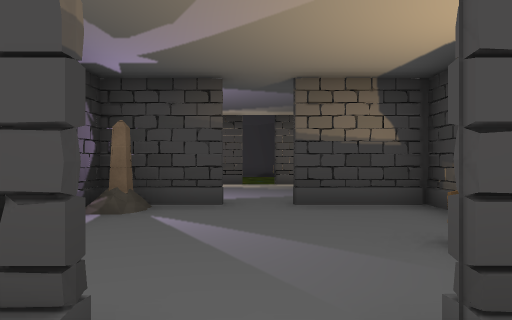
view 1 (above)

24 first-person views from a walk through a Unity game level. The camera is 1.4 m above the floor, looks level and sees 70° across. The floor is counted in squares, 2 m on a side. Each view is taken from the middle of a square. On the plan, view 1 faces up. The plan holds only what a view shows up to about 11 squares ahead; the rest is blank. The place goes on beyond the plan. The player is left out. Some animated figures are left out.

view 2
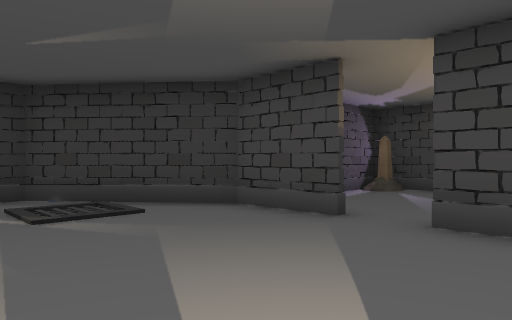

view 3
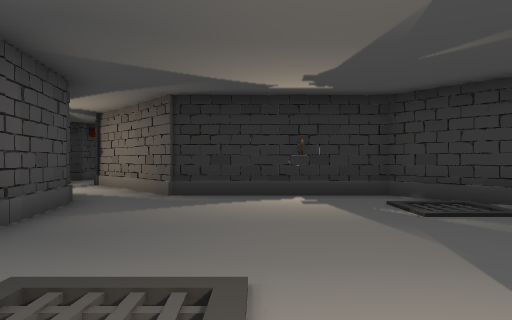

view 4
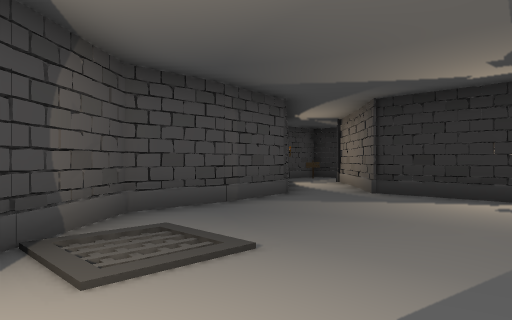

view 5
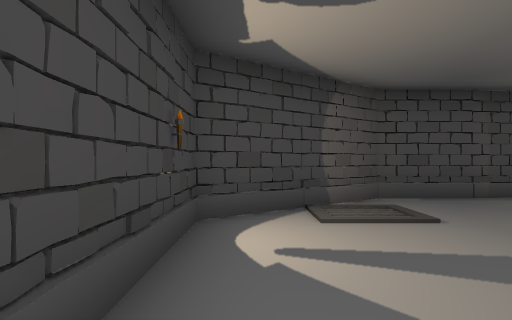

view 6
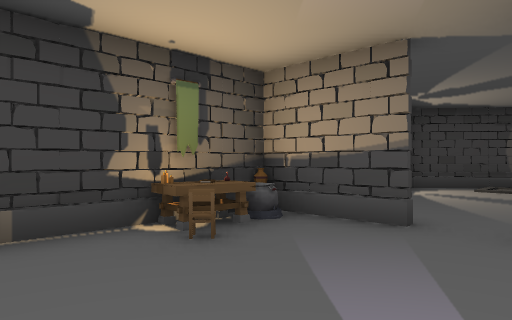

view 7
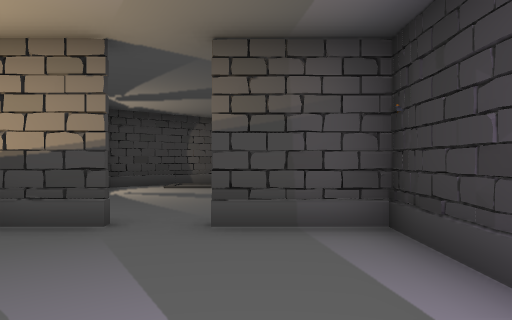

view 8
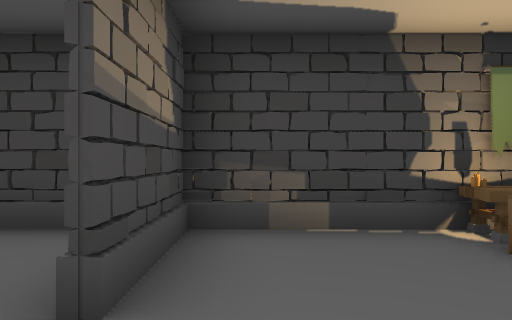

view 9
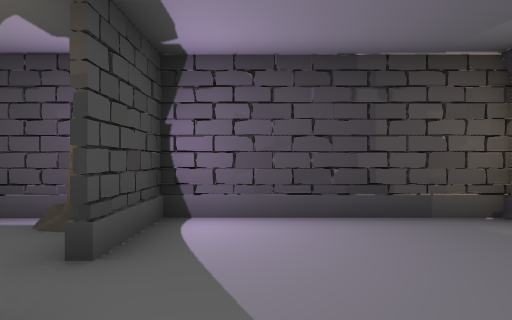

view 10
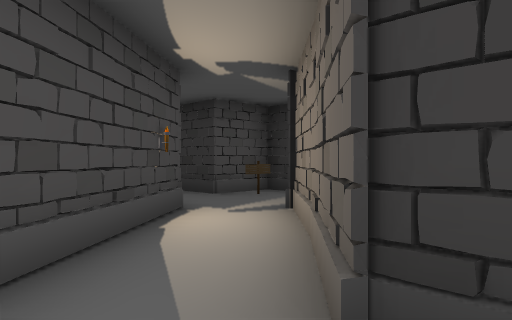

view 11
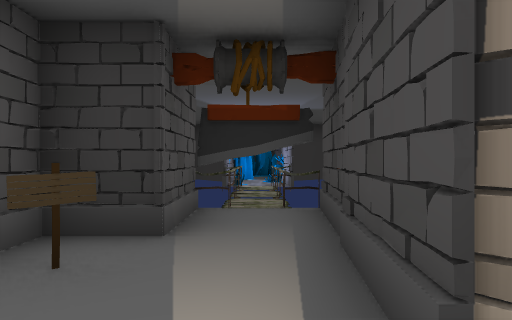

view 12
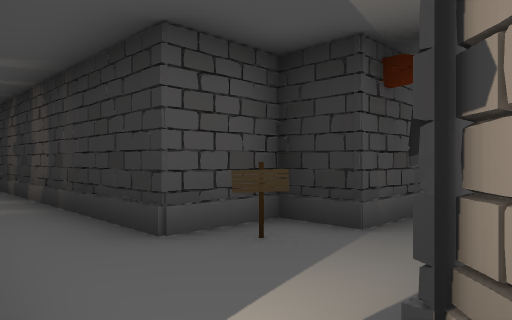

view 13
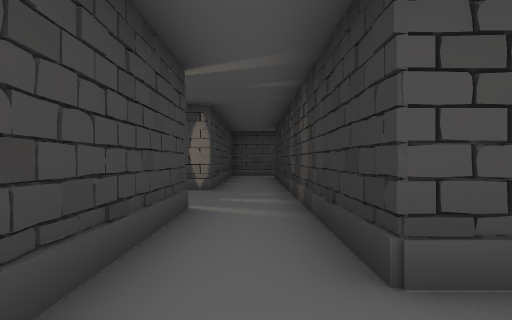

view 14
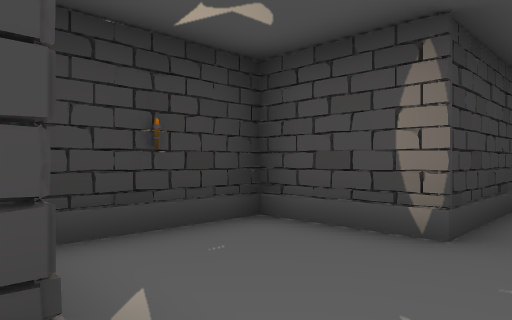

view 15
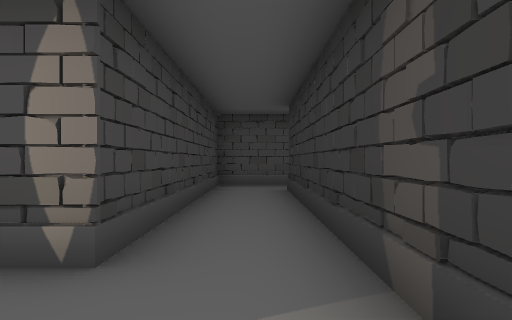

view 16
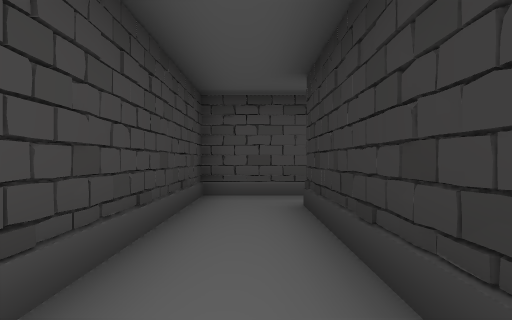

view 17
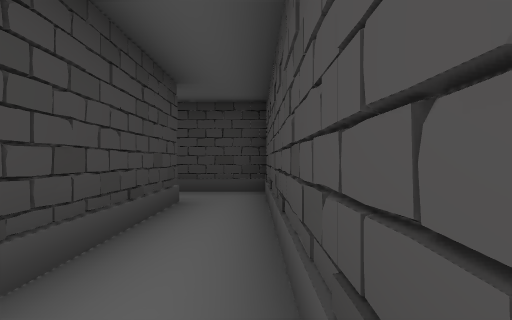

view 18
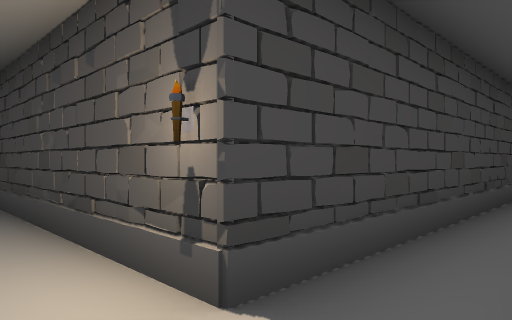

view 19
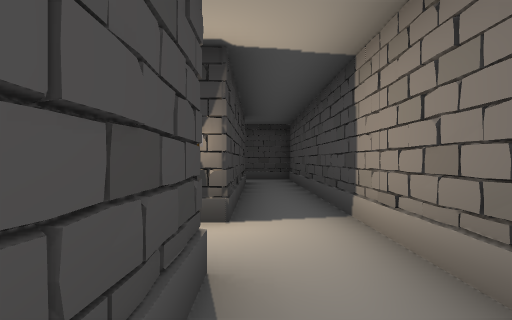

view 20
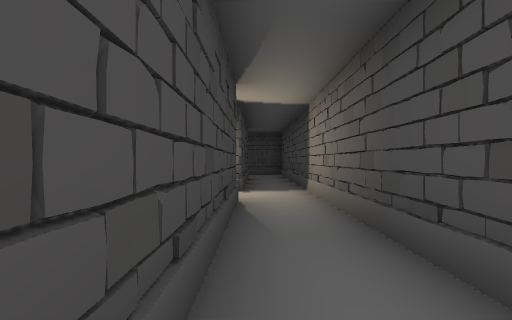

view 21
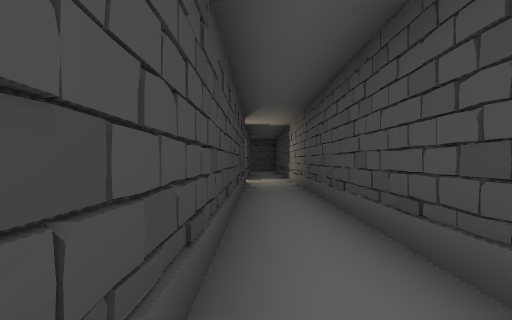

view 22
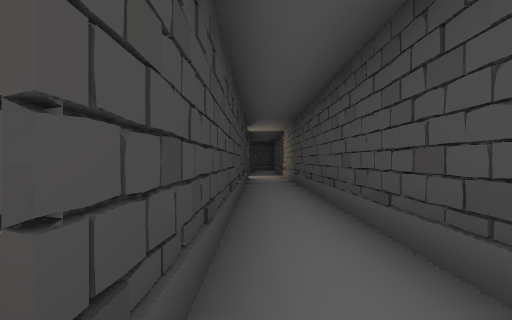

view 23
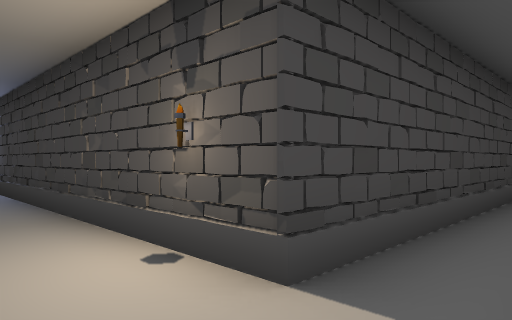

view 24
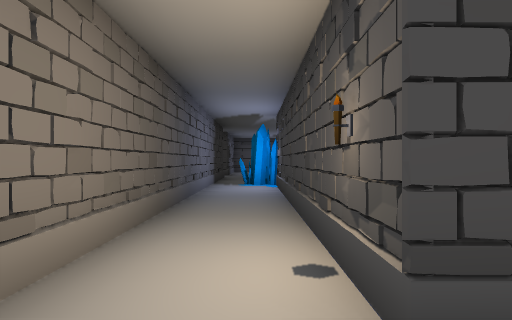

### Floor plan
Points are (right, up) in squares from view 1. A wall is a line through its corners. A room is listed if a view was taken in it or the views show most of it. See-through windows are left out.
Room 1 (views 1, 2, 3, 4, 5, 10)
walls: (-0.5, 1) (-2.4, 1) (-5.3, -1.3) (-5.3, -5.8) (-6.1, -6.4); (1.4, 1) (0.5, 1); (-4, -7.1) (-2, -6.7) (-0.2, -6.7) (2.7, -4.3) (2.7, -0.9)
ways out: opening at (0, 1) to room 2; opening at (-5, -7) to room 4
Room 2 (views 6, 7, 8)
walls: (-0.5, 5.7) (-2.5, 5.7); (0.5, 1.1) (2.7, 1.1) (2.7, 6.1); (-2.4, 6) (-2.4, 1); (2.7, 5.7) (0.5, 5.7); (-2.4, 1.1) (-0.5, 1.1)
low walls: (-1.6, 5.2) (-1.8, 4.9) (-2.2, 5.1)
ways out: opening at (0, 1) to room 1; opening at (0, 6) to room 3
objects: other object (1, 2); other object (1, 3); other object (2, 2); chair (2, 3)
Room 3 (view 9)
walls: (-2.4, 9.5) (-2.4, 6); (2.7, 6.1) (2.7, 7.6); (-2.5, 5.8) (-0.5, 5.8)
ways out: opening at (0, 6) to room 2
Room 4 (views 11, 12)
walls: (-7, -9.6) (-4, -7.1); (-5.3, -5.6) (-8.2, -8.4)
ways out: opening at (-5, -7) to room 1; opening at (-8, -9) to room 5
objects: other object (-6, -9)
Room 5 (view 13)
walls: (-8.2, -8.4) (-11.9, -8.1); (-10.4, -9.9) (-10.4, -11) (-8.8, -11); (-10.9, -8.6) (-10.9, -9.6)
ways out: opening at (-8, -9) to room 4; opening at (-8, -11) to room 6
objects: other object (-9, -10); plank (-8, -10)
Room 6 (views 14, 15)
walls: (-7, -14.4) (-7, -10.4); (-7, -17.4) (-4.7, -17.4) (-4.7, -14.8); (-8.8, -11) (-8.8, -17.5)
ways out: opening at (-8, -11) to room 5; opening at (-8, -18) to room 7
Room 7 (views 16, 17)
walls: (-15.4, -25.2) (-7, -25.2) (-7, -17.4); (-8.8, -17.5) (-8.8, -23.7) (-15.9, -23.7)
ways out: opening at (-8, -18) to room 6; opening at (-15, -25) to room 8
Room 8 (views 18, 19, 20, 21, 22, 23, 24)
walls: (-30.3, -25.2) (-15.4, -25.2); (-31.4, -22.6) (-31.4, -15.1) (-32.2, -15); (-17.6, -23.7) (-30.6, -23.7); (-15.9, -23.7) (-15.9, -20.5); (-33.3, -14) (-33.3, -23.2)
ways out: opening at (-15, -25) to room 7; opening at (-33, -14)
objects: other object (-31, -23)

Positions as (right, up) in squares from view 1, and headings:
1: (0, 0), facing up
2: (2, -3), facing up-left
3: (2, -4), facing left
4: (2, -2), facing down-left
5: (2, 0), facing down
6: (-1, 5), facing down-right
7: (-1, 5), facing down
8: (-1, 5), facing right
9: (2, 7), facing left
10: (-4, -5), facing down-left
11: (-7, -9), facing left
12: (-7, -8), facing down-left
13: (-8, -9), facing down
14: (-8, -14), facing down-right
15: (-8, -15), facing down
16: (-8, -18), facing down
17: (-15, -25), facing right
18: (-17, -25), facing up-right
19: (-20, -24), facing right
20: (-24, -24), facing right
21: (-29, -24), facing right
22: (-32, -24), facing right
23: (-33, -25), facing up-right
24: (-32, -25), facing up
